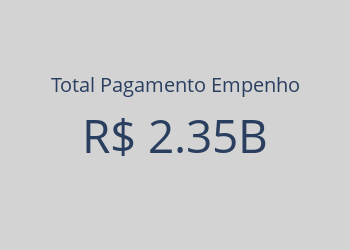

Source (notebook cell):
### Code cell
# Gráfico tipo KPI
pagamentos_empenho = df[df["desc_tpmo"]=="Pagamento de Empenho"]
total_pagamento_empenho = pagamentos_empenho["valo_movi"].sum()
total_pagamento_empenho_kpi = go.Figure(go.Indicator(
    mode = "number",
    value = total_pagamento_empenho,
    number = {'prefix': "R$ "},
    title="Total Pagamento Empenho",
    ))

total_pagamento_empenho_kpi.update_layout(paper_bgcolor="lightgray",
                  width=350,
                  height=250)
total_pagamento_empenho_kpi.show()

### Figure 1 — Plotly figure (JSON) as saved in the notebook; plotly's stock layout.template omitted (floating-point values rounded to 4 significant figures)
{"data": [{"mode": "number", "number": {"prefix": "R$ "}, "title": {"text": "Total Pagamento Empenho"}, "type": "indicator", "value": 2355000000.0}], "layout": {"height": 250, "paper_bgcolor": "lightgray", "width": 350}}
